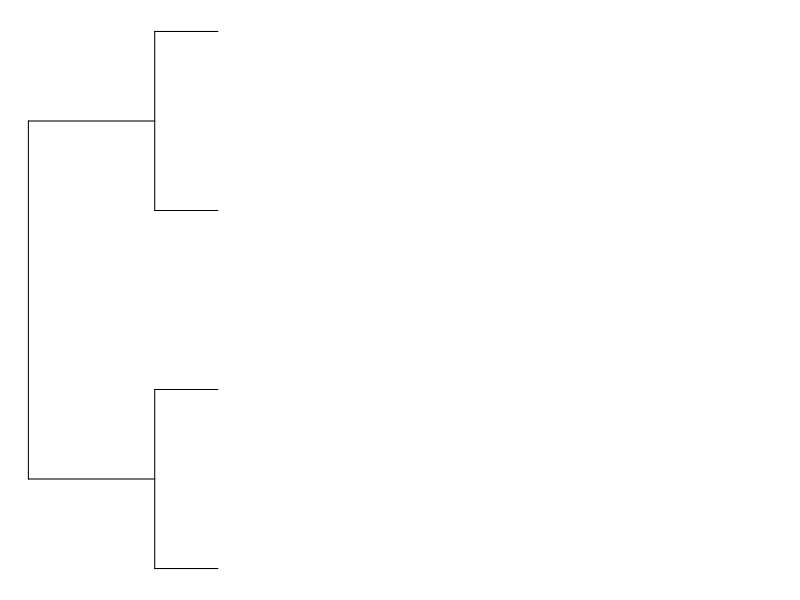

Write R code to recreate this figure. (Note: this script raises an error after producing the figure.)
## ---- chunk 1
PhangornDist <- function (linkText) {
  paste0('[`', linkText, '`](https://www.rdocumentation.org/packages/phangorn/topics/treedist])')
}
## ---- chunk 2
par(mfrow=c(1, 3), mar=c(0.5, 1, 0.5, 1), cex=1)
plot(ape::read.tree(text='((A, B), (C, D));'), tip.color=cbPalette8[c(1, 4, 7, 5)], font=2)
plot(ape::read.tree(text='((A, C), (B, D));'), tip.color=cbPalette8[c(1, 7, 4, 5)], font=2)
plot(ape::read.tree(text='((A, D), (C, B));'), tip.color=cbPalette8[c(1, 5, 7, 4)], font=2)
## ---- chunk 3
par(mfrow=c(1, 3))
suppressWarnings(RNGversion("3.5.0")) # Stopgap until R 3.6.0 is widely available 
set.seed(7)
trees7 <- lapply(logical(3), function (X) {
    tr <- ape::rtree(7, br=NULL)
    tr$edge.length <- rep(1, 12)
    tr$tip.label <- LETTERS[1:7]
    tr
  })
PlotQuartet(trees7, LETTERS[1:4], cex=1.4, font=2)
